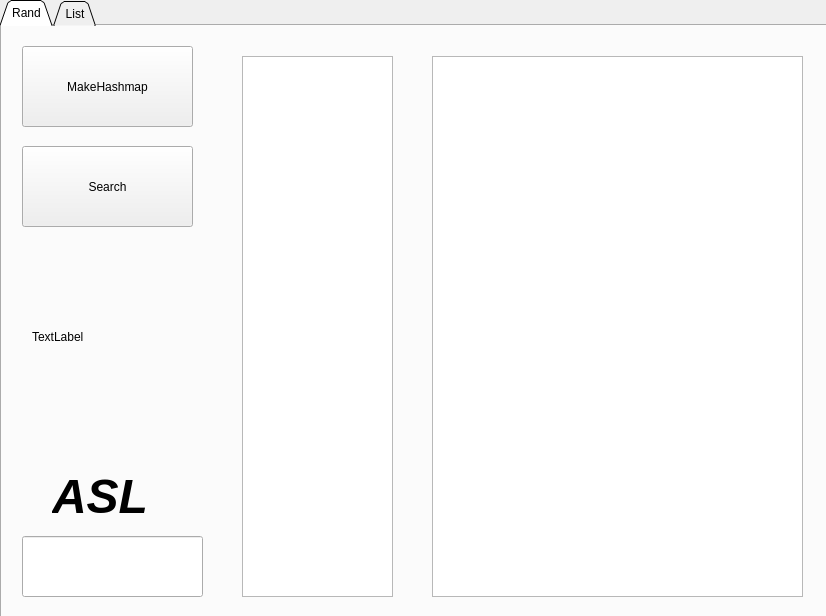
<?xml version="1.0" encoding="UTF-8"?>
<ui version="4.0">
 <class>Widget</class>
 <widget class="QWidget" name="Widget">
  <property name="geometry">
   <rect>
    <x>0</x>
    <y>0</y>
    <width>826</width>
    <height>616</height>
   </rect>
  </property>
  <property name="windowTitle">
   <string>HashMap</string>
  </property>
  <widget class="QTabWidget" name="tabWidget">
   <property name="geometry">
    <rect>
     <x>0</x>
     <y>0</y>
     <width>881</width>
     <height>641</height>
    </rect>
   </property>
   <property name="tabShape">
    <enum>QTabWidget::Triangular</enum>
   </property>
   <property name="currentIndex">
    <number>0</number>
   </property>
   <property name="tabBarAutoHide">
    <bool>true</bool>
   </property>
   <widget class="QWidget" name="rand">
    <attribute name="title">
     <string>Rand</string>
    </attribute>
    <widget class="QPushButton" name="mkhash">
     <property name="geometry">
      <rect>
       <x>20</x>
       <y>20</y>
       <width>171</width>
       <height>81</height>
      </rect>
     </property>
     <property name="text">
      <string>MakeHashmap</string>
     </property>
    </widget>
    <widget class="QTableView" name="hashm">
     <property name="geometry">
      <rect>
       <x>240</x>
       <y>30</y>
       <width>151</width>
       <height>541</height>
      </rect>
     </property>
    </widget>
    <widget class="QPushButton" name="search">
     <property name="geometry">
      <rect>
       <x>20</x>
       <y>120</y>
       <width>171</width>
       <height>81</height>
      </rect>
     </property>
     <property name="text">
      <string>Search</string>
     </property>
    </widget>
    <widget class="QTextEdit" name="msg">
     <property name="geometry">
      <rect>
       <x>430</x>
       <y>30</y>
       <width>371</width>
       <height>541</height>
      </rect>
     </property>
     <property name="html">
      <string>&lt;!DOCTYPE HTML PUBLIC &quot;-//W3C//DTD HTML 4.0//EN&quot; &quot;http://www.w3.org/TR/REC-html40/strict.dtd&quot;&gt;
&lt;html&gt;&lt;head&gt;&lt;meta name=&quot;qrichtext&quot; content=&quot;1&quot; /&gt;&lt;style type=&quot;text/css&quot;&gt;
p, li { white-space: pre-wrap; }
&lt;/style&gt;&lt;/head&gt;&lt;body style=&quot; font-family:'SimSun'; font-size:9pt; font-weight:400; font-style:normal;&quot;&gt;
&lt;p style=&quot;-qt-paragraph-type:empty; margin-top:0px; margin-bottom:0px; margin-left:0px; margin-right:0px; -qt-block-indent:0; text-indent:0px;&quot;&gt;&lt;br /&gt;&lt;/p&gt;&lt;/body&gt;&lt;/html&gt;</string>
     </property>
    </widget>
    <widget class="QLabel" name="label">
     <property name="geometry">
      <rect>
       <x>50</x>
       <y>440</y>
       <width>151</width>
       <height>61</height>
      </rect>
     </property>
     <property name="text">
      <string>&lt;html&gt;&lt;head/&gt;&lt;body&gt;&lt;p&gt;&lt;span style=&quot; font-size:36pt; font-weight:600; font-style:italic;&quot;&gt;ASL&lt;/span&gt;&lt;/p&gt;&lt;/body&gt;&lt;/html&gt;</string>
     </property>
     <property name="textFormat">
      <enum>Qt::AutoText</enum>
     </property>
    </widget>
    <widget class="QLineEdit" name="rasl">
     <property name="geometry">
      <rect>
       <x>20</x>
       <y>510</y>
       <width>181</width>
       <height>61</height>
      </rect>
     </property>
     <property name="toolTip">
      <string>&lt;html&gt;&lt;head/&gt;&lt;body&gt;&lt;p&gt;&lt;br/&gt;&lt;/p&gt;&lt;/body&gt;&lt;/html&gt;</string>
     </property>
     <property name="text">
      <string/>
     </property>
    </widget>
    <widget class="QLabel" name="mov1">
     <property name="geometry">
      <rect>
       <x>30</x>
       <y>230</y>
       <width>161</width>
       <height>161</height>
      </rect>
     </property>
     <property name="text">
      <string>TextLabel</string>
     </property>
    </widget>
   </widget>
   <widget class="QWidget" name="list">
    <attribute name="title">
     <string>List</string>
    </attribute>
    <widget class="QPushButton" name="lmkhash">
     <property name="geometry">
      <rect>
       <x>20</x>
       <y>20</y>
       <width>171</width>
       <height>81</height>
      </rect>
     </property>
     <property name="text">
      <string>MakeHashmap</string>
     </property>
    </widget>
    <widget class="QPushButton" name="lsrch">
     <property name="geometry">
      <rect>
       <x>20</x>
       <y>120</y>
       <width>171</width>
       <height>81</height>
      </rect>
     </property>
     <property name="text">
      <string>Search</string>
     </property>
    </widget>
    <widget class="QLabel" name="label_3">
     <property name="geometry">
      <rect>
       <x>50</x>
       <y>440</y>
       <width>151</width>
       <height>61</height>
      </rect>
     </property>
     <property name="text">
      <string>&lt;html&gt;&lt;head/&gt;&lt;body&gt;&lt;p&gt;&lt;span style=&quot; font-size:36pt; font-weight:600; font-style:italic;&quot;&gt;ASL&lt;/span&gt;&lt;/p&gt;&lt;/body&gt;&lt;/html&gt;</string>
     </property>
     <property name="textFormat">
      <enum>Qt::AutoText</enum>
     </property>
    </widget>
    <widget class="QLineEdit" name="listasl">
     <property name="geometry">
      <rect>
       <x>20</x>
       <y>510</y>
       <width>181</width>
       <height>61</height>
      </rect>
     </property>
     <property name="toolTip">
      <string>&lt;html&gt;&lt;head/&gt;&lt;body&gt;&lt;p&gt;&lt;br/&gt;&lt;/p&gt;&lt;/body&gt;&lt;/html&gt;</string>
     </property>
     <property name="text">
      <string/>
     </property>
    </widget>
    <widget class="QTextEdit" name="lmsg">
     <property name="geometry">
      <rect>
       <x>490</x>
       <y>20</y>
       <width>311</width>
       <height>551</height>
      </rect>
     </property>
     <property name="html">
      <string>&lt;!DOCTYPE HTML PUBLIC &quot;-//W3C//DTD HTML 4.0//EN&quot; &quot;http://www.w3.org/TR/REC-html40/strict.dtd&quot;&gt;
&lt;html&gt;&lt;head&gt;&lt;meta name=&quot;qrichtext&quot; content=&quot;1&quot; /&gt;&lt;style type=&quot;text/css&quot;&gt;
p, li { white-space: pre-wrap; }
&lt;/style&gt;&lt;/head&gt;&lt;body style=&quot; font-family:'SimSun'; font-size:9pt; font-weight:400; font-style:normal;&quot;&gt;
&lt;p style=&quot;-qt-paragraph-type:empty; margin-top:0px; margin-bottom:0px; margin-left:0px; margin-right:0px; -qt-block-indent:0; text-indent:0px;&quot;&gt;&lt;br /&gt;&lt;/p&gt;&lt;/body&gt;&lt;/html&gt;</string>
     </property>
    </widget>
    <widget class="QTableView" name="listshow">
     <property name="geometry">
      <rect>
       <x>210</x>
       <y>20</y>
       <width>261</width>
       <height>551</height>
      </rect>
     </property>
    </widget>
    <widget class="QLabel" name="mov2">
     <property name="geometry">
      <rect>
       <x>30</x>
       <y>240</y>
       <width>151</width>
       <height>151</height>
      </rect>
     </property>
     <property name="text">
      <string>TextLabel</string>
     </property>
    </widget>
   </widget>
  </widget>
 </widget>
 <resources/>
 <connections/>
</ui>
